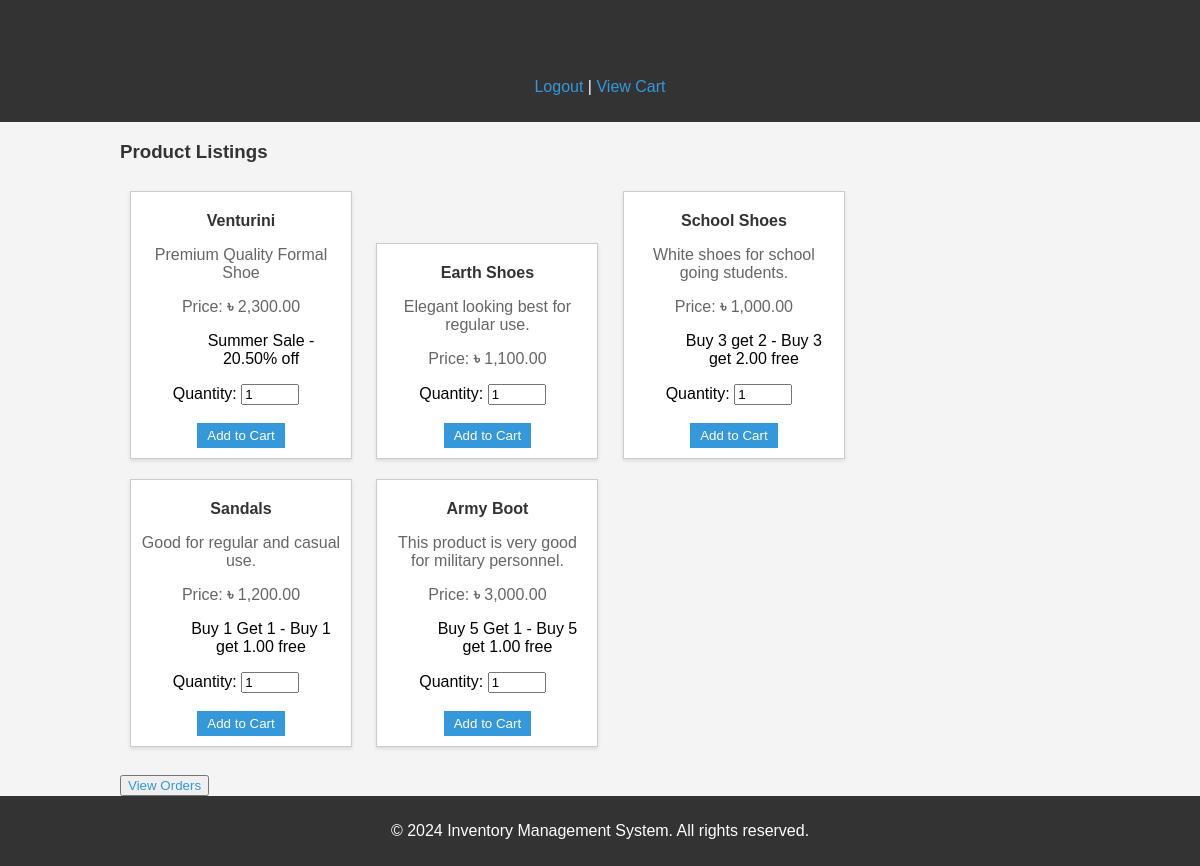
/index.php (signed in), run on the app's committed database.
### tables this page shows
CREATE TABLE `Products` (
  `product_id` int(11) NOT NULL,
  `name` varchar(100) NOT NULL,
  `description` text DEFAULT NULL,
  `price` decimal(10,2) NOT NULL,
  `tags` varchar(255) DEFAULT NULL,
  `stock` int(11) NOT NULL DEFAULT 0
);

CREATE TABLE `Discounts` (
  `discount_id` int(11) NOT NULL,
  `discount_name` varchar(100) NOT NULL,
  `discount_type` enum('percentage','buy_n_get_m') NOT NULL,
  `discount_value` decimal(5,2) NOT NULL,
  `buy_quantity` int(11) DEFAULT NULL,
  `tags` varchar(255) DEFAULT NULL,
  `start_date` date NOT NULL,
  `end_date` date NOT NULL
);

### index.php (the view, shortened to what this page needs)
<?php
include('config.php');
$is_admin = $_SESSION['is_admin'];
$name = $_SESSION['name'];
$sql = "SELECT * FROM Products";
$result = $conn->query($sql);
$products = [];
if ($result->num_rows > 0) {
    while ($row = $result->fetch_assoc()) {
        $products[] = $row;
    }
}
$discount_sql = "SELECT * FROM Discounts WHERE start_date <= CURDATE() AND end_date >= CURDATE()";
$discount_result = $conn->query($discount_sql);
$discounts = [];
if ($discount_result->num_rows > 0) {
    while ($row = $discount_result->fetch_assoc()) {
        $discounts[] = $row;
    }
}
function getDiscountsForProduct($product, $discounts) {
    $product_tags = explode(',', $product['tags']);
    $applicable_discounts = [];
    foreach ($discounts as $discount) {
        $discount_tags = explode(',', $discount['tags']);
        if (array_intersect($product_tags, $discount_tags)) {
            $applicable_discounts[] = $discount;
        }
    }
    return $applicable_discounts;
}
?>
<!DOCTYPE html>
<html>
<head>
</head>
<body>
    <div class="header">
        <div class="container">
            <h2>Welcome, <?php echo htmlspecialchars($is_admin ? 'Admin' : $name); ?></h2>
            <p><a href="logout.php">Logout</a> | <a href="cart.php">View Cart</a></p>
        </div>
    </div>
    <div class="container">
        <h3>Product Listings</h3>
        <div class="products">
            <?php if (count($products) > 0): ?>
                <?php foreach ($products as $product): ?>
                    <div class="product">
                        <h4><?php echo htmlspecialchars($product['name']); ?></h4>
                        <p><?php echo htmlspecialchars($product['description']); ?></p>
                        <p>Price: <b>৳ </b><?php echo number_format($product['price'], 2); ?></p>
                        <?php
                        $applicable_discounts = getDiscountsForProduct($product, $discounts);
                        if (!empty($applicable_discounts)): ?>
                            <ul>
                                <?php foreach ($applicable_discounts as $discount): ?>
                                    <div color="red">
                                        <?php
                                        if ($discount['discount_type'] == 'percentage') {
                                            echo htmlspecialchars($discount['discount_name']) . ' - ' . $discount['discount_value'] . '% off';
                                        } elseif ($discount['discount_type'] == 'buy_n_get_m') {
                                            echo htmlspecialchars($discount['discount_name']) . ' - Buy ' . $discount['buy_quantity'] . ' get ' . $discount['discount_value'] . ' free';
                                        }
                                        ?>
                                    </div>
                                <?php endforeach; ?>
                            </ul>
                        <?php endif; ?>
                        <form method="post" action="add_to_cart.php">
                            <label for="quantity">Quantity:</label>
                            <input type="number" name="quantity" value="1" min="1">
                            <br><br>
                            <button type="submit">Add to Cart</button>
                        </form>
                    </div>
                <?php endforeach; ?>
            <?php else: ?>
                <p>No products available.</p>
            <?php endif; ?>
        </div>
        <br>
        <button><a href="view_orders.php">View Orders</a></button>
    </div>
    <div class="footer">
        <div class="container">
            <p>&copy; 2024 Inventory Management System. All rights reserved.</p>
        </div>
    </div>
</body>
</html>

### index.php (style rules this page uses)
body { font-family: Arial, sans-serif; background-color: #f4f4f4; margin: 0; padding: 0; }
h2, h3 { color: #333; }
a { color: #3498db; text-decoration: none; }
.header, .footer { background-color: #333; color: white; padding: 10px 0; text-align: center; }
.container { width: 80%; margin: auto; overflow: hidden; }
.product { border: 1px solid #ccc; background: #fff; padding: 10px; margin: 10px; display: inline-block; width: 200px; text-align: center; box-shadow: 0 2px 4px rgba(0,0,0,0.1); }
.product h4 { margin: 10px 0; color: #333; }
.product p { color: #666; }
.product form { margin-top: 10px; }
.product form input[type="number"] { width: 50px; margin-right: 10px; }
.product form button { background-color: #3498db; color: white; border: none; padding: 5px 10px; cursor: pointer; }

### data on the page
products: name "Venturini", description "Premium Quality Formal Shoe", price "2,300.00"
discounts: discount_name "Summer Sale", discount_value "20.50"
products: name "Earth Shoes", description "Elegant looking best for regular use.", price "1,100.00"
products: name "School Shoes", description "White shoes for school going students.", price "1,000.00"
discounts: discount_name "Buy 3 get 2", buy_quantity "3", discount_value "2.00"
products: name "Sandals", description "Good for regular and casual use.", price "1,200.00"
discounts: discount_name "Buy 1 Get 1", buy_quantity "1", discount_value "1.00"
products: name "Army Boot", description "This product is very good for military personnel.", price "3,000.00"
discounts: discount_name "Buy 5 Get 1", buy_quantity "5", discount_value "1.00"
